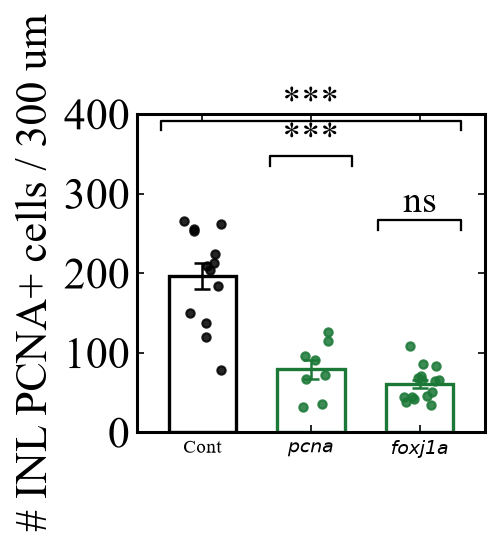

This figure's Python source:
# -*- coding: utf-8 -*-
"""案例1 - Nature 柱形图: 柱 + 抖动散点 + 显著性横线 (Nature 风格)。
参考：同类期刊常见的「柱形图 + 抖动散点」版式 — 3 组柱(黑描边/绿描边), 柱内散点,
*** 与 ns 括号（详见同名 case 卡）。"""
import sys
import os

sys.path.insert(0, os.path.join(os.path.dirname(os.path.abspath(__file__)), 'lib'))
from paper_style import (set_style, save, rng, sig_bracket, p_to_stars,
                         italic_gene, cm2in)

import numpy as np
import matplotlib.pyplot as plt

set_style()

groups = ['Cont', 'pcna', 'foxj1a']
n = [13, 8, 15]
means = [205, 75, 55]
r = rng(42)
data = [r.normal(m, s, k).clip(5, 400) for m, s, k in
        zip(means, [65, 45, 25], n)]

colors = ['black', '#1B7837', '#1B7837']
fig, ax = plt.subplots(figsize=cm2in(7.6, 7.0))
xs = np.arange(len(groups))
for i, d in enumerate(data):
    face = 'white' if i == 0 else 'none'
    ax.bar(xs[i], d.mean(), width=0.62, facecolor=face, edgecolor=colors[i],
           linewidth=1.6, zorder=2)
    sem = d.std(ddof=1) / np.sqrt(len(d))
    ax.errorbar(xs[i], d.mean(), yerr=sem, fmt='none', ecolor=colors[i],
                elinewidth=1.2, capsize=4, capthick=1.2, zorder=3)
    jit = rng(100 + i).uniform(-0.18, 0.18, len(d))
    ax.scatter(xs[i] + jit, d, s=16, color=colors[i], zorder=4, alpha=0.85)

ax.set_xticks(xs)
ax.set_xticklabels([italic_gene(g) if g != 'Cont' else g for g in groups], fontsize=9)
ax.set_ylabel('# INL PCNA+ cells / 300 um')
ax.set_ylim(0, 400)
ax.set_yticks([0, 100, 200, 300, 400])
ax.set_xlim(-0.6, 2.6)

sig_bracket(ax, 0.62, 1.38, 335, '***')
sig_bracket(ax, -0.38, 2.38, 380, '***')
sig_bracket(ax, 1.62, 2.38, 255, 'ns')

save(fig, 'case_seg001.png')
